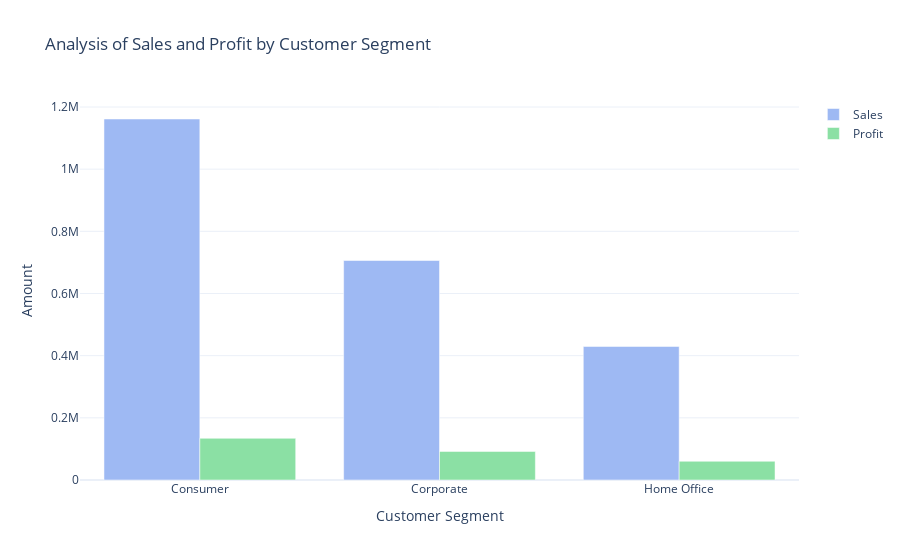

Notebook code for this chart:
### Markdown cell above
# Problem Statement 7 - Analyze the sales and profit by customer segment

### Code cell
sales_profit_by_segment = data.groupby('Segment').agg({'Sales': 'sum', 'Profit': 'sum'}).reset_index()

color_palette = colors.qualitative.Pastel

plotting = go.Figure()
plotting.add_trace(go.Bar(x=sales_profit_by_segment['Segment'], 
                     y=sales_profit_by_segment['Sales'], 
                     name='Sales',
                     marker_color=color_palette[5]))

plotting.add_trace(go.Bar(x=sales_profit_by_segment['Segment'], 
                     y=sales_profit_by_segment['Profit'], 
                     name='Profit',
                     marker_color=color_palette[8]))

plotting.update_layout(title='Analysis of Sales and Profit by Customer Segment',
                  xaxis_title='Customer Segment', yaxis_title='Amount')

plotting.show()

### Figure 1 — Plotly figure (JSON) as saved in the notebook; plotly's stock layout.template omitted (floating-point values rounded to 4 significant figures)
{"data": [{"marker": {"color": "rgb(158, 185, 243)"}, "name": "Sales", "type": "bar", "x": ["Consumer", "Corporate", "Home Office"], "y": [1161000.0, 706100.0, 429700.0]}, {"marker": {"color": "rgb(139, 224, 164)"}, "name": "Profit", "type": "bar", "x": ["Consumer", "Corporate", "Home Office"], "y": [134100.0, 91980.0, 60300.0]}], "layout": {"title": {"text": "Analysis of Sales and Profit by Customer Segment"}, "xaxis": {"title": {"text": "Customer Segment"}}, "yaxis": {"title": {"text": "Amount"}}}}
